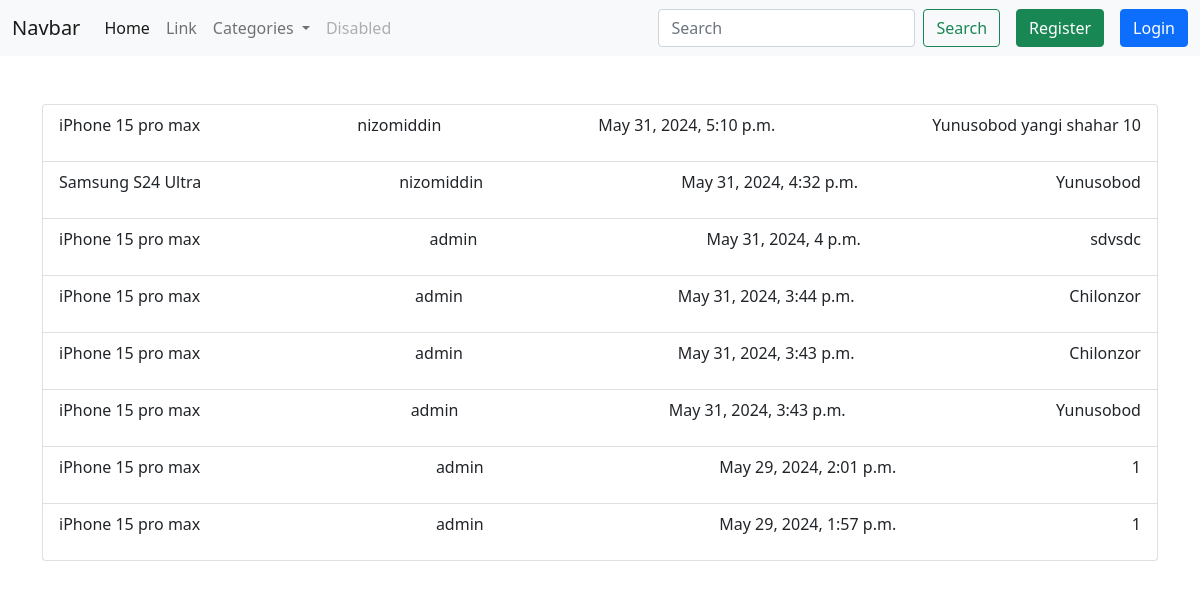
Page /orders/all-orders/ on the earlier database version.
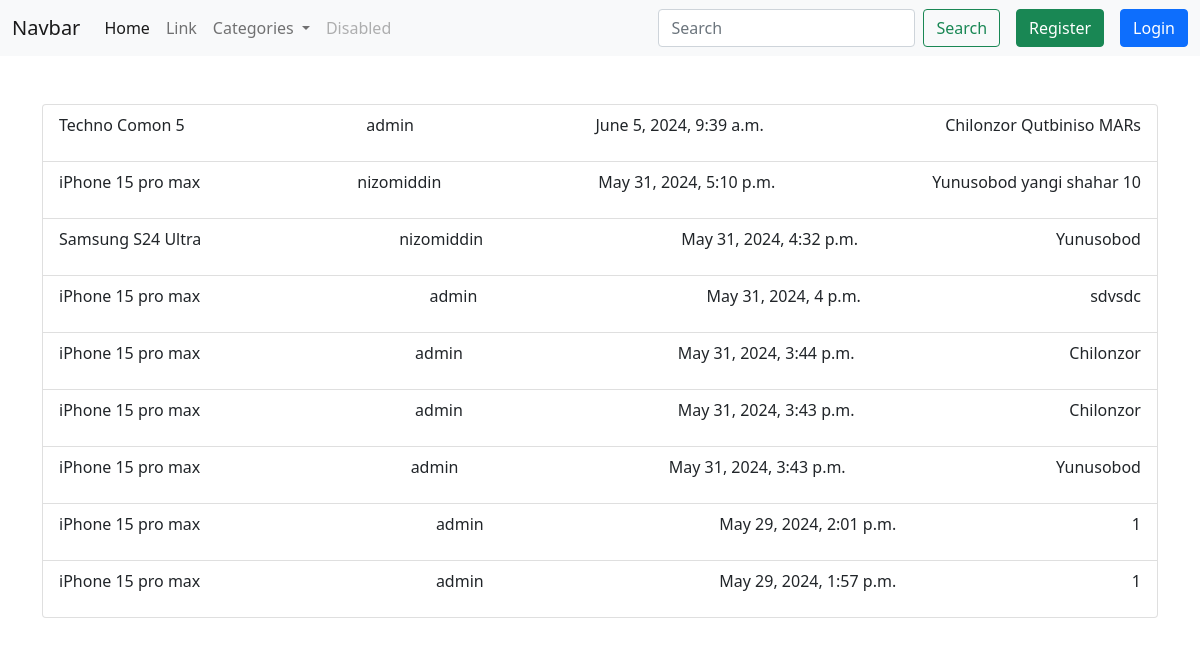
Same page on the later database version.
### orders/models.py (models this page shows, shortened)
class Order(models.Model):
    user = models.ForeignKey(User, on_delete=models.CASCADE)
    product = models.ForeignKey(Product, on_delete=models.CASCADE)
    quantity = models.PositiveIntegerField()
    address = models.CharField(max_length=250)
    order_date = models.DateTimeField(auto_now_add=True)
    total_price = models.PositiveIntegerField()
    order_status = models.BooleanField(default=False)

### products/models.py (models this page shows, shortened)
class Product(models.Model):
    name = models.CharField(max_length=100)
    description = models.TextField()
    price = models.IntegerField(default=1)
    product_image = models.ImageField(upload_to='static/images/products/')
    category = models.ForeignKey(Category, on_delete=models.CASCADE)
    slug = models.SlugField(max_length=100, unique=True, null=True, blank=True)
    created_at = models.DateTimeField(auto_now_add=True)

### orders/views.py (the view)
# urls.py: path('all-orders/', all_orders_page, name='all-orders'),
def all_orders_page(request):
    orders = Order.objects.all().order_by('-order_date')
    context = {'orders': orders}
    return render(request, 'orders.html', context)

### templates/orders.html
{% extends 'base.html' %}
{% block content %}
    <div class="container">
    <div class="col-md 12">
        <div class="row">
            <div class="col-md-12 py-5">
                <ul class="list-group">
                    {% for order in orders %}
                        <li class="list-group-item d-flex justify-content-between">
                            <p>{{ order.product.name }}</p>
                            <p>{{ order.user.username }}</p>
                            <p>{{ order.order_date }}</p>
                            <p>{{ order.address }}</p>
                        </li>
                    {% endfor %}
                </ul>
            </div>
        </div>
    </div>
    </div>
{% endblock %}

Differences in the rows shown:
added Order: product.name "Techno Comon 5", user.username "admin", order_date "June 5, 2024, 9:39 a.m.", address "Chilonzor Qutbiniso MARs"
